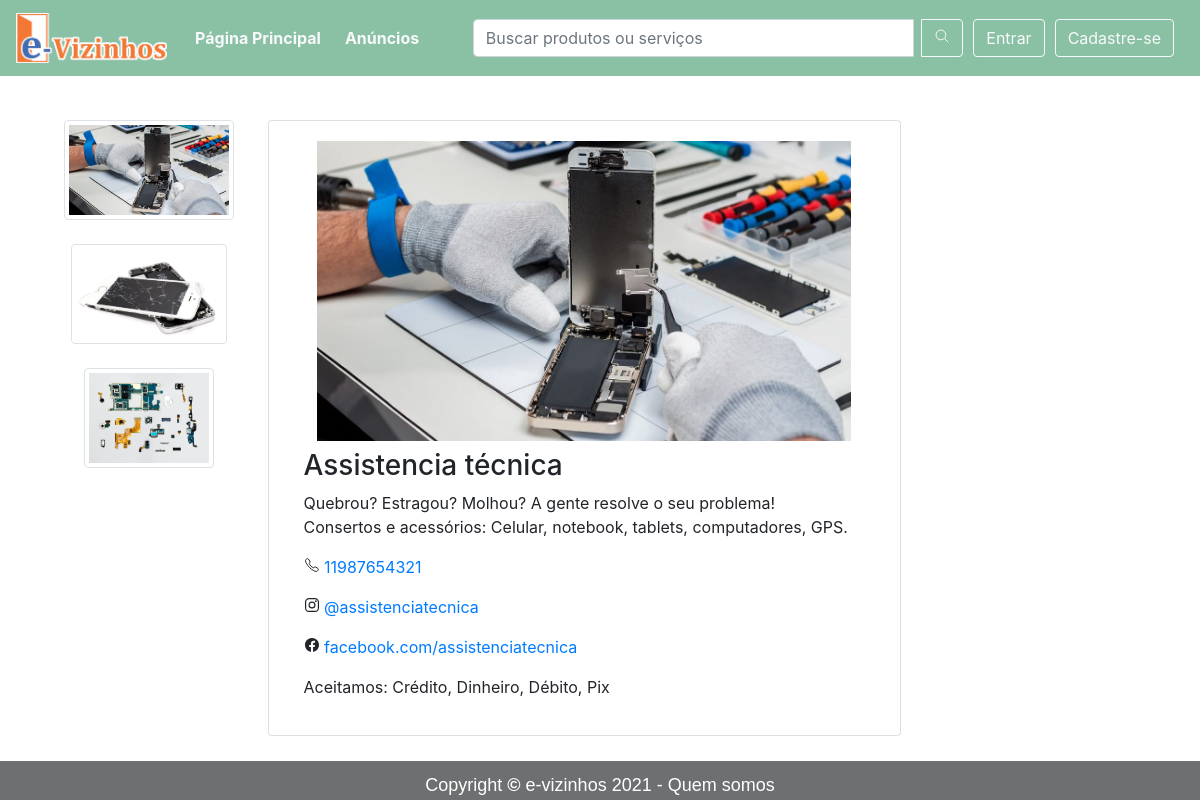
The app's page /empreendimento/2 with its own data.
### main/models.py (models this page shows, shortened)
class Empreendimento(models.Model):
    cadastro = models.AutoField(primary_key=True)
    nome_empreendedor = models.CharField(max_length=20)
    nome_empreendimento = models.CharField(max_length=50)
    telefone = models.CharField(max_length=11, blank=True)
    instagram = models.CharField(max_length=50, blank=True)
    facebook = models.CharField(max_length=50, blank=True)
    descricao = models.TextField(max_length=200)
    imagem = models.ImageField(upload_to='imagens')
    imagem2 = models.ImageField(upload_to='imagens', blank=True)
    imagem3 = models.ImageField(upload_to='imagens', blank=True)
    nome_usuario = models.ForeignKey(User, on_delete=SET_NULL, null=True, blank=True)
    condicao_pagamento = models.ManyToManyField(Condicao_Pagamento)
    categoria = models.ManyToManyField(Categoria)
    class Meta:
        ordering=('nome_empreendimento',) #faz o ordenamento por empreendimento

class Condicao_Pagamento(models.Model):
    nome = models.CharField(max_length=30)
    class Meta:
        ordering=('nome',)
    def __str__(self):
        return self.nome

### main/views.py (the view)
# urls.py: path('empreendimento/<int:cadastro>', views.detalhes_empreendimento, name='detalhes_empreendimento'),
def detalhes_empreendimento(request, cadastro):
    empreendimento = get_object_or_404(Empreendimento, cadastro=cadastro)
    contexto = {'empreendimento': empreendimento,}
    return render(request, 'empreendimentos/detalhes.html', contexto)

### templates/empreendimentos/detalhes.html (shortened to what this page needs)
{% extends "base.html" %}
{% load static %}
{%block conteudo%}
<div class='container'>
    <div class='row' style='margin-top: 4%'>
        <div class='col-lg-10'>
                <div class='row'>
                    <div class='col-sm-3'>
                        <img src='{{empreendimento.imagem.url}}' class='img-fluid img-responsive img-thumbnail mb-4' id= 'img1'"
							onclick=
							"{
								  if (document.fullscreenElement != null || document.webkitFullscreenElement != null) {
									if (document.exitFullscreen) { document.exitFullscreen(); }
									else { document.webkitCancelFullScreen(); }
								  }
								  else {
									if (this.requestFullscreen) { this.requestFullscreen(); }
									else { this.webkitRequestFullScreen(); }
								  }
							};"
						>
                        {%if empreendimento.imagem2 %}
                        <img src='{{empreendimento.imagem2.url}}' class="img-fluid img-responsive img-thumbnail mb-4" id="img2"
							onclick=
							"{
								  if (document.fullscreenElement != null || document.webkitFullscreenElement != null) {
									if (document.exitFullscreen) { document.exitFullscreen(); }
									else { document.webkitCancelFullScreen(); }
								  }
								  else {
									if (this.requestFullscreen) { this.requestFullscreen(); }
									else { this.webkitRequestFullScreen(); }
								  }
							};"
						>
                        {% endif %}
                        {%if empreendimento.imagem3 %}
                        <img src='{{empreendimento.imagem3.url}}' class="img-fluid img-responsive img-thumbnail" id="img3"
							onclick=
							"{
								  if (document.fullscreenElement != null || document.webkitFullscreenElement != null) {
									if (document.exitFullscreen) { document.exitFullscreen(); }
									else { document.webkitCancelFullScreen(); }
								  }
								  else {
									if (this.requestFullscreen) { this.requestFullscreen(); }
									else { this.webkitRequestFullScreen(); }
								  }
							};"
						>
                        {% endif %}
                    </div>
                    <div class='card col-8'>
                        <div class='card-body'>
                                <img src='{{empreendimento.imagem.url}}'
                                    class = 'img-fluid img-main-responsive mb-2' id= 'img_principal'
                                    alt='Imagem de {{empreendimento.nome_empreendimento}}'
                                    class="ImgAcess"
									onclick=
									"{
										  if (document.fullscreenElement != null || document.webkitFullscreenElement != null) {
											if (document.exitFullscreen) { document.exitFullscreen(); }
											else { document.webkitCancelFullScreen(); }
										  }
										  else {
											if (this.requestFullscreen) { this.requestFullscreen(); }
											else { this.webkitRequestFullScreen(); }
										  }
									};"
								>
                                <h3>{{empreendimento.nome_empreendimento}}</h3>
                                <p>{{ empreendimento.descricao|safe|linebreaksbr }}</p>
                                {% if empreendimento.telefone %}
                                <p><ion-icon name="call-outline"></ion-icon>
                                <a href="https://wa.me/55{{empreendimento.telefone}}" target="_blank">{{empreendimento.telefone}}</a>
                                </p>
                                {%endif%}
                                {% if empreendimento.instagram %}
                                <p><ion-icon name="logo-instagram"></ion-icon>
                                <a href="{{empreendimento.instagram}}" id="instagram" target="_blank" rel="noopener noreferrer">{{empreendimento.instagram}}</a></p>
                                {%endif%}
                                {% if empreendimento.facebook %}
                                <p><ion-icon name="logo-facebook"></ion-icon>
                                <a href="https://{{empreendimento.facebook}}" id="facebook" target="_blank" rel="noopener noreferrer">{{empreendimento.facebook}}</a></p>
                                {%endif%}
                                <p>Aceitamos:
                                {% for pagamento in empreendimento.condicao_pagamento.all%}
                                    {{pagamento}}{% if not forloop.last %}, {% endif %}
                                {%endfor%}
                                </p>
                        </div>
                    </div>
                </div>
        </div>
    </div>
</div>
{%endblock%}

### templates/base.html (shortened to what this page needs)
{% load static %}
<!DOCTYPE html>
<html lang="en">
<head>
    <link rel="stylesheet" href="{% static 'css/bootstrap.min.css' %}">
</head>
<body onload="return insta_link();">
        {% include 'snippets/barra_navegacao.html' %}
        {% block conteudo %}
        {% endblock conteudo %}
        {% include 'snippets/rodape.html' %}
</body>
</html>

### templates/snippets/barra_navegacao.html (shortened to what this page needs)
<nav class='navbar navbar-expand-lg navbar-light navbarColor'>
    <a class='navbar-brand' href='/'>
        <img src='/static/img/Arte PI2.png' width="auto" height="50">
    </a>
    <div class='collapse navbar-collapse' id='navbarSupportedContent'>
        <ul class='navbar-nav mr-auto'>
            <li class='nav-item px-1'>
                <a class='nav-link text-light font-weight-bold' href='/'>
                    Página Principal
                </a>
            </li>
            <li class='nav-item px-1 h-50'>
                <a class='nav-link text-light font-weight-bold' href='/empreendimentos'>
                    Anúncios
                </a>
            </li>
        </ul>
        <form class="d-inline my-2 my-lg-0 w-50" method='GET' action="{% url 'main:listar_empreendimentos' %}">
            <div class='input-group'>
                <input class="form-control mr-sm-2" type="search" name='search' placeholder="Buscar produtos ou serviços" aria-label="Search">
            <span class="input-group-append">
                <button class="btn btn-outline-light my-2 my-sm-0" type="submit">
                    <ion-icon name="search-outline" ></ion-icon>
                </button>
            </span>
            </div>
        </form>
        {% if user.is_authenticated %}
            <a class='btn btn-outline-danger btn-rounded' role='button' href='{% url "logout"%}?next=/'>
                Sair
            </a>
        {% else %}
            <a class='btn btn-rounded btn-outline-light' role='button' href='{% url "login"%}?next={{request.path}}'>
                Entrar
            </a>
            <a class='btn btn-rounded btn-outline-light' role='button' href='/register'>
                Cadastre-se
            </a>
        {% endif %}
    </div>
</nav>

### templates/snippets/rodape.html (shortened to what this page needs)
<div id="page-container">
<div id='content-wrap'>
  <footer>
<center><button id="myBtn">Copyright <strong>&copy;</strong> e-vizinhos 2021 - Quem somos</button></center>
</footer>
</div>
</div>

### templates/base.html (style rules this page uses)
.navbar .navbar-nav .nav-link { position: relative; }
.navbar .navbar-nav .nav-link::after { position: absolute; bottom: 0; left: 0; right: 0; margin: auto; background-color: white; color: transparent; width: 0%; content: ''; height: 2px; transition: all 0.5s; }
.btn { margin-right: 10px; }
.navbarColor { background: rgba(22, 131, 76, 0.5); }
.img-responsive { display: block; margin-left: auto; margin-right: auto; width: auto; height: 100px; }
.img-main-responsive { display: block; margin-left: auto; margin-right: auto; width: auto; height: 300px; }

### templates/snippets/rodape.html (style rules this page uses)
#page-container { position: relative; height: 8vh; }
#content-wrap { padding-bottom: 2.5rem; }
footer { background-color: #6d6f70; padding-top: 10px; padding-bottom: 0px; position:fixed; bottom:0; width:100%; vertical-align:text-top; font-family: Verdana, sans-serif; }
button { background-color: Transparent; background-repeat:no-repeat; border: none; cursor:pointer; overflow: hidden; outline:none; color: white; font-size: 18px; }

### records on screen
Empreendimento: imagem (picture), imagem2 (picture), imagem3 (picture), nome_empreendimento "Assistencia técnica", descricao "Quebrou? Estragou? Molhou? A gente resolve o seu problema! Consertos e acessórios: Celular, notebook, tablets, computadores, GPS.", telefone "11987654321", instagram "@assistenciatecnica", facebook "facebook.com/assistenciatecnica"
Condicao_Pagamento: nome "Crédito"
Condicao_Pagamento: nome "Dinheiro"
Condicao_Pagamento: nome "Débito"
Condicao_Pagamento: nome "Pix"
